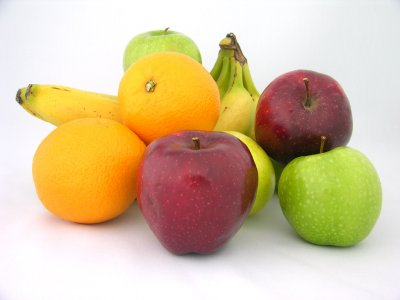
//> input picture 03/negaposi/fruit_image.jpg, 400 x 300 px, given in place of apple_grayscale (1).jpg, which was not available
$ ./main   (built with g++ and OpenCV 4)
//> lines starting //> are read from the running program, lines starting //| are printed output that depends on the picture; pictures that were not available may be replaced by others from this repository, and a replacement may not be noted
#include <iostream>
#include <opencv2/opencv.hpp>

#define FILE_NAME "../apple_grayscale (1).jpg"

int main(int argc, char const *argv[])
{
    cv::Mat src_img = cv::imread(FILE_NAME, 0);
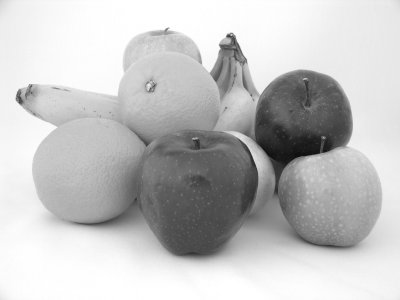
//> src_img: 300 rows x 400 cols, CV_8UC1; min 9, max 255, mean 195.2

    if (src_img.empty())
    {
        std::cout << "画像が読み込めませんでした" << std::endl;
        return -1;
    }

    cv::Mat dst_img;
    cv::Mat tmp_img;

    cv::Sobel(src_img, tmp_img, CV_32F, 1, 0);
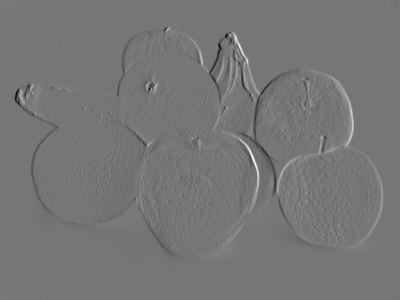
//> tmp_img: 300 rows x 400 cols, CV_32FC1; min -597, max 688, mean -0.2; drawn with min black and max white

    // 微分フィルタをtmp_imgにかける
    cv::convertScaleAbs(tmp_img, dst_img, 1, 0);
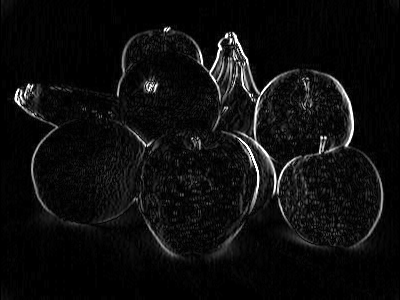
//> dst_img: 300 rows x 400 cols, CV_8UC1; min 0, max 255, mean 13.6


    // 画像の表示
    cv::imshow("src", src_img);
    cv::imshow("dst", dst_img);
    cv::waitKey(0);

    return 0;
}
